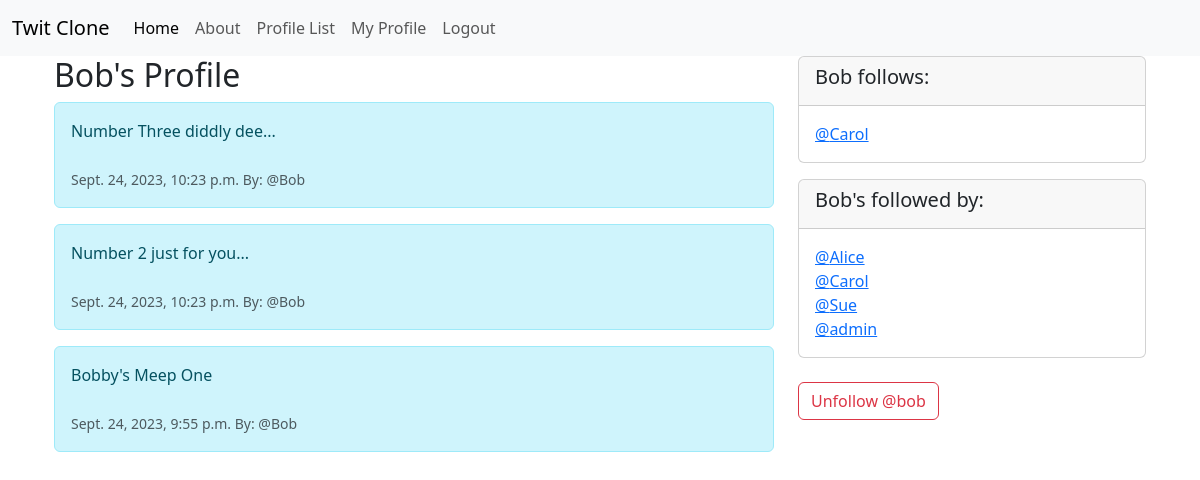
The app's page /profile/2 (signed in) with its own data.
### muskovite/models.py (models this page shows, shortened)
class Profile(models.Model):
    user = models.OneToOneField(User, on_delete=models.CASCADE)
    follows = models.ManyToManyField("self",
                                     related_name="followed_by",
                                     symmetrical=False,
                                     blank=True)
    date_modified = models.DateTimeField(User, auto_now=True)
    def __str__(self):
        return self.user.username

class Meep(models.Model):
    user = models.ForeignKey(
        User, related_name = "meeps",
        on_delete=models.DO_NOTHING
    )
    body = models.CharField(max_length=250)
    created_at = models.DateTimeField(auto_now_add=True)

### muskovite/views.py (the view, shortened to what this page needs)
# urls.py: path('profile/<int:pk>', views.profile, name="profile"),
def profile(request, pk):
    if request.user.is_authenticated:
        profile = Profile.objects.get(user_id=pk)
        meeps = Meep.objects.filter(user_id=pk).order_by("-created_at")
        context = {"profile":profile, "meeps":meeps}
        return render(request, 'muscovite/profile.html', context)
    else:
        messages.success(request, ("You have to log in to see this page"))
        return redirect ('home')

### muskovite/templates/muscovite/profile.html (shortened to what this page needs)
{% extends 'muscovite/base.html' %}
{% block content%}
{% if profile %}
<div class="container text center">
  <div class="row">
    <div class="col-8">
      <h2>{{ profile.user.username }}'s Profile</h2>
{% if meeps %}
{% for meep in meeps %}
  <div class="alert alert-info" role="alert">
        {{ meep.body }}<br/><br/>
        <small class="text-muted">
        {{ meep.created_at }} By: @{{ meep.user.username }}
        </small>
  </div>
  {% endfor %}
{% endif %}
    </div>
    <div class=col-4>
      <div class="card mb-3">
        <div class="card-header">
      <h5>{{ profile.user.username }} follows:</h5>
        </div>
        <div class="card-body">
            <p class="card-text">
              {% for following in profile.follows.all %}
              <a href="{% url 'profile' following.user.id %}">@{{ following }}</a><br/>
              {% endfor %}
            </p>
        </div>
      </div>
<div class="card">
  <div class="card-header">
              <h5>{{ profile.user.username }}'s followed by:</h5>
  </div>
  <div class="card-body">
    <p class="card-text">
              {% for following in profile.followed_by.all %}
              <a href="{% url 'profile' following.user.id  %}">@{{ following }}</a><br/>
              {% endfor %}
          </p>
  </div>
</div>
<br>
<form method=POST>
{% if profile in user.profile.follows.all %}
  <button class="btn btn-outline-danger" name="follow"
          value="unfollow" type="submit">
          Unfollow @{{ profile.user.username|lower }}
        </button>
{% else %}
  <button class="btn btn-outline-success" name="follow"
          value="follow" type="submit">
          Follow @{{ profile.user.username }}
        </button>
{% endif %}
</form>
    </div>
  </div>
</div>
{% endif %}
{% endblock %}

### records on screen
Profile: user.username "Bob", user.username "bob"
Meep: body "Number Three diddly dee...", created_at "Sept. 24, 2023, 10:23 p.m.", user.username "Bob"
Meep: body "Number 2 just for you...", created_at "Sept. 24, 2023, 10:23 p.m.", user.username "Bob"
Meep: body "Bobby's Meep One", created_at "Sept. 24, 2023, 9:55 p.m.", user.username "Bob"
Profile: user.username "Carol"
Profile: user.username "Alice"
Profile: user.username "Sue"
Profile: user.username "admin"
